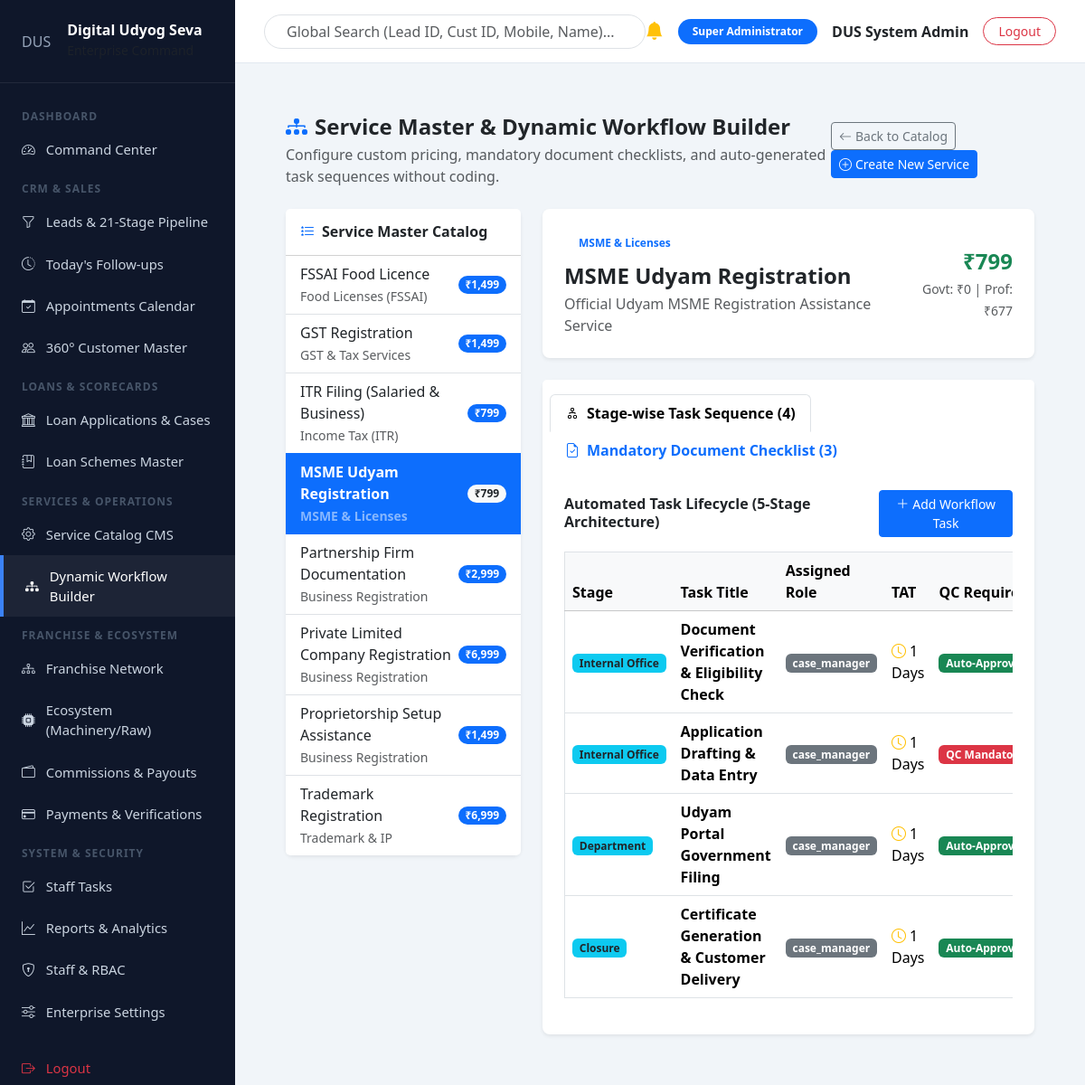
Page /admin/service_workflow_builder.php (signed in) on the committed database.
### tables this page shows
CREATE TABLE IF NOT EXISTS `services` (
  `id` INT AUTO_INCREMENT PRIMARY KEY,
  `category_id` INT NOT NULL,
  `name` VARCHAR(200) NOT NULL,
  `slug` VARCHAR(200) UNIQUE NOT NULL,
  `short_description` VARCHAR(255) DEFAULT NULL,
  `description` TEXT,
  `govt_fee` DECIMAL(10,2) DEFAULT 0.00,
  `prof_fee` DECIMAL(10,2) DEFAULT 0.00,
  `gst_rate` DECIMAL(5,2) DEFAULT 18.00,
  `final_price` DECIMAL(10,2) NOT NULL,
  `franchise_price` DECIMAL(10,2) DEFAULT 0.00,
  `franchise_commission_type` ENUM('fixed', 'percent') DEFAULT 'fixed',
  `franchise_commission_value` DECIMAL(10,2) DEFAULT 0.00,
  `processing_time` VARCHAR(100) DEFAULT '3-5 Business Days',
  `required_docs` TEXT,
  `status` ENUM('active', 'inactive') DEFAULT 'active',
  `created_at` TIMESTAMP DEFAULT CURRENT_TIMESTAMP,
  FOREIGN KEY (`category_id`) REFERENCES `service_categories`(`id`) ON DELETE CASCADE
);

CREATE TABLE IF NOT EXISTS `service_categories` (
  `id` INT AUTO_INCREMENT PRIMARY KEY,
  `name` VARCHAR(150) NOT NULL,
  `slug` VARCHAR(150) UNIQUE NOT NULL,
  `icon` VARCHAR(100) DEFAULT 'bi-box',
  `description` TEXT,
  `sort_order` INT DEFAULT 0,
  `status` ENUM('active', 'inactive') DEFAULT 'active'
);

CREATE TABLE IF NOT EXISTS `service_workflows` (
  `id` INT AUTO_INCREMENT PRIMARY KEY,
  `service_id` INT NOT NULL,
  `stage_name` ENUM('Internal Office', 'Department', 'Bank', 'Customer', 'Closure') DEFAULT 'Internal Office',
  `task_title` VARCHAR(255) NOT NULL,
  `assigned_role_key` VARCHAR(50) NOT NULL DEFAULT 'case_manager',
  `tat_days` INT DEFAULT 2,
  `is_qc_required` TINYINT(1) DEFAULT 0,
  `sort_order` INT DEFAULT 1,
  FOREIGN KEY (`service_id`) REFERENCES `services`(`id`) ON DELETE CASCADE
);

### admin/service_workflow_builder.php (the view, shortened to what this page needs)
<?php
require_once __DIR__ . '/includes/admin_header.php';
global $pdo;
$selected_service_id = intval($_GET['service_id'] ?? 1);
$services = $pdo->query("SELECT s.*, sc.name as category_name FROM services s JOIN service_categories sc ON s.category_id = sc.id ORDER BY s.name ASC")->fetchAll();
$stmt = $pdo->prepare("SELECT s.*, sc.name as category_name FROM services s JOIN service_categories sc ON s.category_id = sc.id WHERE s.id = ?");
$stmt->execute([$selected_service_id]);
$current_service = $stmt->fetch();
$workflows = [];
$checklists = [];
if ($current_service) {
    $w_stmt = $pdo->prepare("SELECT * FROM service_workflows WHERE service_id = ? ORDER BY sort_order ASC, id ASC");
    $w_stmt->execute([$selected_service_id]);
    $workflows = $w_stmt->fetchAll();
    $c_stmt = $pdo->prepare("SELECT * FROM service_document_checklists WHERE service_id = ? ORDER BY id ASC");
    $c_stmt->execute([$selected_service_id]);
    $checklists = $c_stmt->fetchAll();
}
?>
<div class="content-wrapper p-4">
    <div class="d-flex justify-content-between align-items-center mb-4">
        <div>
            <h4 class="fw-bold mb-1"><i class="bi bi-diagram-3-fill text-primary me-2"></i>Service Master & Dynamic Workflow Builder</h4>
            <p class="text-muted fs-7 mb-0">Configure custom pricing, mandatory document checklists, and auto-generated task sequences without coding.</p>
        </div>
        <div>
            <a href="<?php echo BASE_URL; ?>admin/services.php" class="btn btn-outline-secondary btn-sm me-2"><i class="bi bi-arrow-left me-1"></i>Back to Catalog</a>
            <a href="<?php echo BASE_URL; ?>admin/service_workflow_builder.php" class="btn btn-primary btn-sm"><i class="bi bi-plus-circle me-1"></i>Create New Service</a>
        </div>
    </div>
    <div class="row g-4">
        <div class="col-lg-4">
            <div class="card border-0 shadow-sm rounded-3">
                <div class="card-header bg-white py-3">
                    <h6 class="fw-bold mb-0"><i class="bi bi-list-stars me-2 text-primary"></i>Service Master Catalog</h6>
                </div>
                <div class="list-group list-group-flush border-0">
                    <?php foreach ($services as $srv): ?>
                        <a href="?service_id=<?php echo $srv['id']; ?>" class="list-group-item list-group-item-action d-flex justify-content-between align-items-center <?php echo $srv['id'] == $selected_service_id ? 'active fw-bold' : ''; ?>">
                            <div>
                                <div><?php echo htmlspecialchars($srv['name']); ?></div>
                                <small class="<?php echo $srv['id'] == $selected_service_id ? 'text-white-50' : 'text-muted'; ?>"><?php echo htmlspecialchars($srv['category_name']); ?></small>
                            </div>
                            <span class="badge <?php echo $srv['id'] == $selected_service_id ? 'bg-light text-dark' : 'bg-primary'; ?> rounded-pill">
                                ₹<?php echo number_format($srv['final_price']); ?>
                            </span>
                        </a>
                    <?php endforeach; ?>
                </div>
            </div>
        </div>
        <div class="col-lg-8">
            <?php if ($current_service): ?>
                <div class="card border-0 shadow-sm rounded-3 mb-4">
                    <div class="card-body p-4">
                        <div class="d-flex justify-content-between align-items-center">
                            <div>
                                <span class="badge bg-soft-primary text-primary px-3 py-2 rounded-pill mb-2"><?php echo htmlspecialchars($current_service['category_name']); ?></span>
                                <h4 class="fw-bold mb-1"><?php echo htmlspecialchars($current_service['name']); ?></h4>
                                <p class="text-muted fs-7 mb-0"><?php echo htmlspecialchars($current_service['short_description'] ?? 'Dynamic Workflow & Document Engine'); ?></p>
                            </div>
                            <div class="text-end">
                                <div class="fs-4 fw-bold text-success">₹<?php echo number_format($current_service['final_price']); ?></div>
                                <small class="text-muted">Govt: ₹<?php echo number_format($current_service['govt_fee']); ?> | Prof: ₹<?php echo number_format($current_service['prof_fee']); ?></small>
                            </div>
                        </div>
                    </div>
                </div>
                <div class="card border-0 shadow-sm rounded-3">
                    <div class="card-header bg-white border-bottom-0 pt-3">
                        <ul class="nav nav-tabs card-header-tabs" id="workflowTabs" role="tablist">
                            <li class="nav-item">
                                <button class="nav-link active fw-bold" id="tasks-tab" data-bs-toggle="tab" data-bs-target="#tasks-pane"><i class="bi bi-diagram-2 me-2"></i>Stage-wise Task Sequence (<?php echo count($workflows); ?>)</button>
                            </li>
                            <li class="nav-item">
                                <button class="nav-link fw-bold" id="docs-tab" data-bs-toggle="tab" data-bs-target="#docs-pane"><i class="bi bi-file-earmark-check me-2"></i>Mandatory Document Checklist (<?php echo count($checklists); ?>)</button>
                            </li>
                        </ul>
                    </div>
                    <div class="card-body p-4">
                        <div class="tab-content" id="workflowTabsContent">
                            <div class="tab-pane fade show active" id="tasks-pane">
                                <div class="d-flex justify-content-between align-items-center mb-3">
                                    <h6 class="fw-bold mb-0">Automated Task Lifecycle (5-Stage Architecture)</h6>
                                    <button class="btn btn-primary btn-sm" data-bs-toggle="modal" data-bs-target="#addTaskModal"><i class="bi bi-plus-lg me-1"></i>Add Workflow Task</button>
                                </div>
                                <?php if (empty($workflows)): ?>
                                    <div class="text-center py-5 text-muted border rounded-3 bg-light">
                                        <i class="bi bi-info-circle fs-2 text-primary d-block mb-2"></i>
                                        <p class="mb-0">No automated tasks defined yet for this service. Click "Add Workflow Task" to create one.</p>
                                    </div>
                                <?php else: ?>
                                    <div class="table-responsive">
                                        <table class="table table-hover align-middle border">
                                            <thead class="table-light">
                                                <tr>
                                                    <th>Stage</th>
                                                    <th>Task Title</th>
                                                    <th>Assigned Role</th>
                                                    <th>TAT</th>
                                                    <th>QC Required</th>
                                                </tr>
                                            </thead>
                                            <tbody>
                                                <?php foreach ($workflows as $wf): ?>
                                                    <tr>
                                                        <td><span class="badge bg-info text-dark"><?php echo htmlspecialchars($wf['stage_name']); ?></span></td>
                                                        <td class="fw-bold"><?php echo htmlspecialchars($wf['task_title']); ?></td>
                                                        <td><span class="badge bg-secondary"><?php echo htmlspecialchars($wf['assigned_role_key']); ?></span></td>
                                                        <td><i class="bi bi-clock me-1 text-warning"></i><?php echo intval($wf['tat_days']); ?> Days</td>
                                                        <td><?php echo $wf['is_qc_required'] ? '<span class="badge bg-danger">QC Mandatory</span>' : '<span class="badge bg-success">Auto-Approved</span>'; ?></td>
                                                    </tr>
                                                <?php endforeach; ?>
                                            </tbody>
                                        </table>
                                    </div>
                                <?php endif; ?>
                            </div>
                        </div>
                    </div>
                </div>
            <?php else: ?>
                <div class="alert alert-info">Please select a service from the left menu.</div>
            <?php endif; ?>
        </div>
    </div>
</div>
<?php require_once __DIR__ . '/includes/admin_footer.php'; ?>

### rows in the picture
services: name "FSSAI Food Licence", category.name "Food Licenses (FSSAI)", final_price "1,499"
services: name "GST Registration", category.name "GST & Tax Services", final_price "1,499"
services: name "ITR Filing (Salaried & Business)", category.name "Income Tax (ITR)", final_price "799"
services: name "MSME Udyam Registration", category.name "MSME & Licenses", final_price "799", short_description "Official Udyam MSME Registration Assistance Service", govt_fee "0", prof_fee "677"
services: name "Partnership Firm Documentation", category.name "Business Registration", final_price "2,999"
services: name "Private Limited Company Registration", category.name "Business Registration", final_price "6,999"
services: name "Proprietorship Setup Assistance", category.name "Business Registration", final_price "1,499"
services: name "Trademark Registration", category.name "Trademark & IP", final_price "6,999"
service_workflows: stage_name "Internal Office", task_title "Document Verification & Eligibility Check", assigned_role_key "case_manager", tat_days "1", is_qc_required "Auto-Approved"
service_workflows: stage_name "Internal Office", task_title "Application Drafting & Data Entry", assigned_role_key "case_manager", tat_days "1", is_qc_required "QC…"
service_workflows: stage_name "Department", task_title "Udyam Portal Government Filing", assigned_role_key "case_manager", tat_days "1", is_qc_required "Auto-Approved"
service_workflows: stage_name "Closure", task_title "Certificate Generation & Customer Delivery", assigned_role_key "case_manager", tat_days "1", is_qc_required "Auto-Approved"

### other values in the picture
$current_user['role_name'] "Super Administrator"
$current_user['name'] "DUS System Admin"
count($workflows) "4"
count($checklists) "3"
